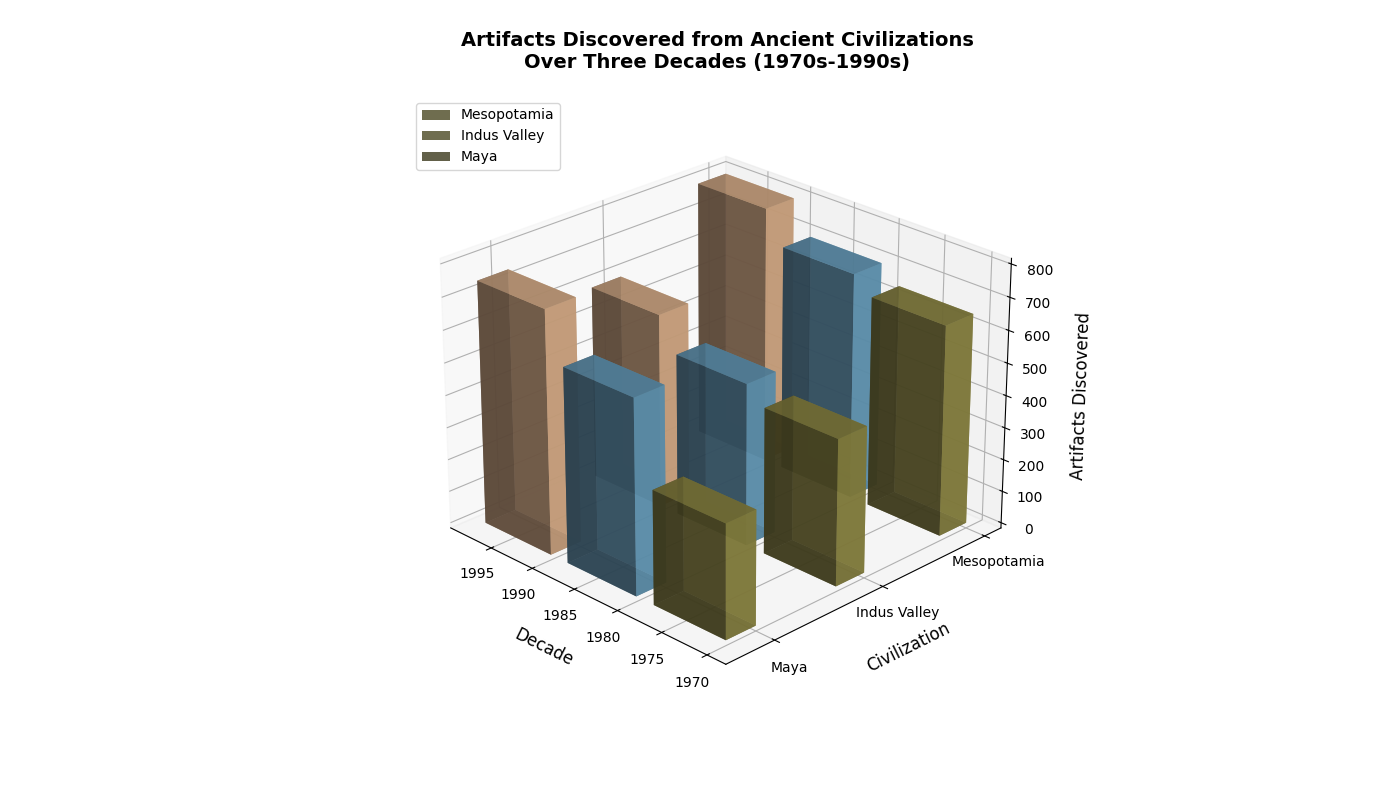

Recreate this plot in Python.
import matplotlib.pyplot as plt
from mpl_toolkits.mplot3d import Axes3D
import numpy as np

decades = np.array([1970, 1980, 1990])
civilizations = ['Mesopotamia', 'Indus Valley', 'Maya']

# Altered number of artifacts discovered for each civilization in each decade
artifacts_data = np.array([
    [650, 700, 800],  # Mesopotamia
    [450, 500, 600],  # Indus Valley
    [350, 600, 750]   # Maya
])

colors = ['#8D8741', '#659DBD', '#DAAD86']  # Mesopotamia, Indus Valley, Maya

fig = plt.figure(figsize=(14, 8))
ax = fig.add_subplot(111, projection='3d')

for i, civilization in enumerate(civilizations):
    xs = decades
    ys = np.full(xs.shape, i * 3)
    zs = np.zeros(decades.shape)

    for j, (color, decade) in enumerate(zip(colors, decades)):
        height = artifacts_data[i, j]
        ax.bar3d(xs[j], ys[j], zs[j], dx=8, dy=0.8, dz=height, color=color, alpha=0.8, label=civilization if j == 0 else "")
        zs[j] += height

ax.set_xlabel('Decade', fontsize=12, labelpad=10)
ax.set_ylabel('Civilization', fontsize=12, labelpad=10)
ax.set_zlabel('Artifacts Discovered', fontsize=12, labelpad=10)
ax.set_yticks([i * 3 for i in range(len(civilizations))])
ax.set_yticklabels(civilizations)

ax.view_init(elev=25, azim=135)
handles, labels = ax.get_legend_handles_labels()
ax.legend(handles[:3], labels[:3], loc='upper left', fontsize=10)

plt.title('Artifacts Discovered from Ancient Civilizations\n'
          'Over Three Decades (1970s-1990s)', pad=20, fontsize=14, fontweight='bold')

plt.tight_layout()
plt.show()
